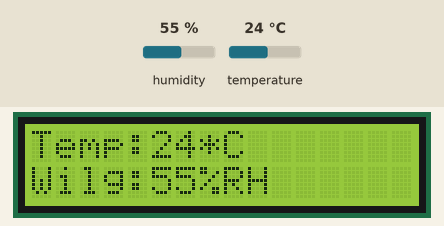
This sketch was run on a simulated Arduino Uno, built with avr-gcc and run on an emulated ATmega328P. Shown: 16×2 character LCD. Inputs (shaded band) come from the test bench; at power-on: humidity 55 %, temperature 24 °C. What the sketch prints to the serial monitor is not drawn.

Above: at 6.2 s.
6.3 s: humidity set to 22 %
At 9.4 s:
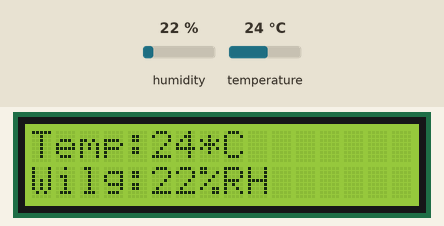
11.1 s: temperature set to 12 °C
At 12.4 s:
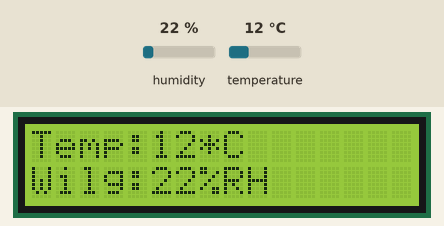
14.0 s: humidity set to 40 %
At 15.4 s:
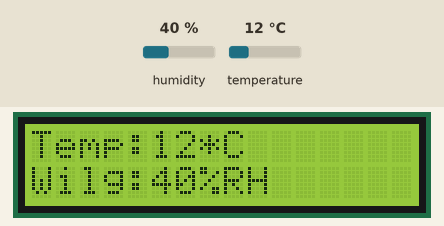
16.9 s: temperature set to 19 °C
At 19.9 s:
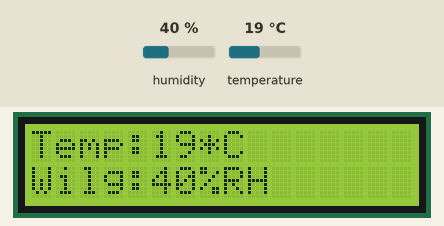
Timing chart, 0 to 21.4 s (numbered marks = the images above; inputs shaded):
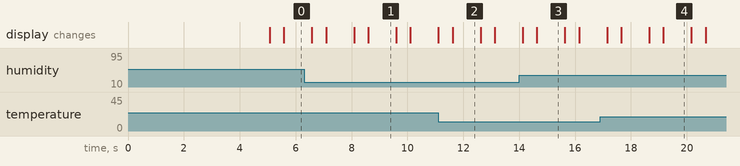

The sketch:

TERMOMETRV.1.2.ino
```cpp
#include "DHT.h"
#define DHT11_PIN 12
DHT dht;
 #include <LiquidCrystal.h>
 LiquidCrystal lcd(2, 3, 4, 5, 6, 7);
void setup()
{
  lcd.begin(16, 2);
  Serial.begin(9600);
  dht.setup(DHT11_PIN);
   lcd.clear();
   lcd.setCursor(0,0);
   lcd.print("   TERMOMETR   ");
  lcd.setCursor(0,1);
  lcd.print("     V.1.2       ");
  delay(5000);

}
 int jasnosc = 0;
 int zmiana = 5;
void loop()
{

  //Pobranie informacji o wilgotnosci
  int wilgotnosc = dht.getHumidity();
  Serial.print(wilgotnosc);
  Serial.print("%RH | ");
   lcd.clear();
   delay(500);
   lcd.setCursor(0,1);
   lcd.print("Wilg:");
  lcd.print(wilgotnosc);
  lcd.print("%RH");

  //Pobranie informacji o temperaturze
  int temperatura = dht.getTemperature();
  Serial.print(temperatura);
  Serial.println("*C");
  lcd.setCursor(0,0);
  lcd.print("Temp:");
  lcd.print(temperatura);
  lcd.print("*C");


  delay(1000); //Odczekanie wymaganego czasu
}
```

Measured:
- after the input at 6.3 s, the display: first differs from a run without the input after 2.3 s (image 1)
- after the input at 11.1 s, the display: first differs from a run without the input after 0.52 s (image 2)
- after the input at 14.0 s, the display: first differs from a run without the input after 0.63 s (image 3)
- after the input at 16.9 s, the display: first differs from a run without the input after 2.3 s (image 4)
- what the display in image 1 shows lasts 1.0 s, from 8.6 s to 9.6 s
